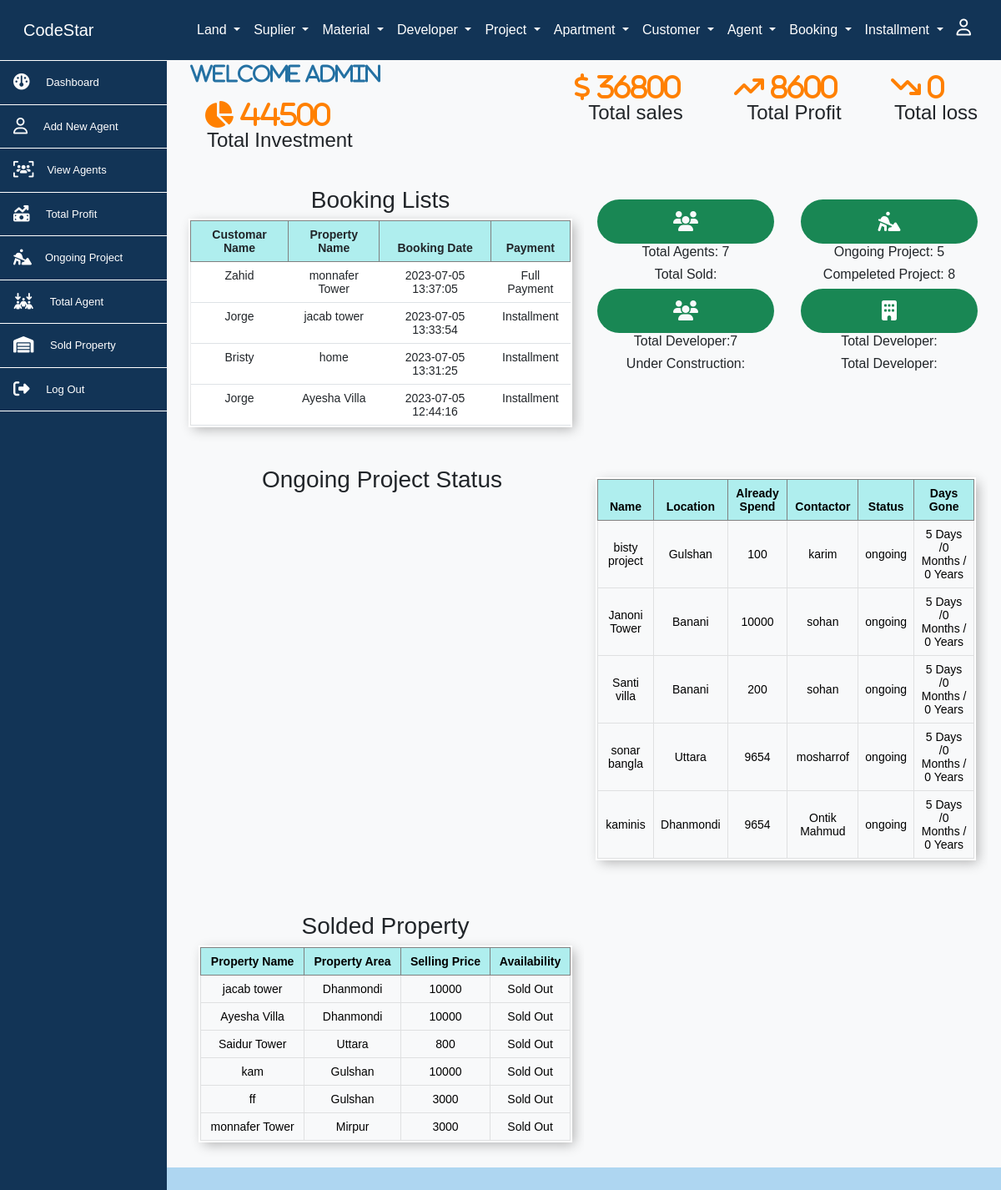
Page /pages/index/ (signed in) on the committed database.
### tables this page shows
CREATE TABLE `booking` (
  `bking_id` int NOT NULL,
  `bkng_area` varchar(255) DEFAULT NULL,
  `bkng_cost` varchar(255) DEFAULT NULL,
  `bkng_name` varchar(255) DEFAULT NULL,
  `bt_id` int DEFAULT NULL,
  `Payment` int DEFAULT NULL,
  `property_id` int DEFAULT NULL,
  `date` datetime NOT NULL DEFAULT CURRENT_TIMESTAMP,
  `booking_area` int NOT NULL,
  `Customar_con` varchar(50) NOT NULL
);

CREATE TABLE `property` (
  `property_id` int NOT NULL,
  `property_name` varchar(255) DEFAULT NULL,
  `property_location` varchar(255) DEFAULT NULL,
  `property_cost` varchar(255) DEFAULT NULL,
  `land_img` varchar(255) DEFAULT NULL,
  `ls_id` int DEFAULT NULL,
  `selling_p` int NOT NULL
);

CREATE TABLE `payment` (
  `pay_id` int NOT NULL,
  `payname` varchar(255) DEFAULT NULL
);

CREATE TABLE `project` (
  `project_id` int NOT NULL,
  `project_name` varchar(255) DEFAULT NULL,
  `project_location` varchar(255) DEFAULT NULL,
  `project_price` varchar(255) DEFAULT NULL,
  `spened` int DEFAULT NULL,
  `pc_id` varchar(50) DEFAULT NULL,
  `ps_id` int DEFAULT NULL,
  `date_column` datetime DEFAULT CURRENT_TIMESTAMP
);

CREATE TABLE `area` (
  `area_id` int NOT NULL,
  `area_name` varchar(50) NOT NULL
);

CREATE TABLE `p_contactor` (
  `land_agent_id` int NOT NULL,
  `land_agent_name` varchar(255) DEFAULT NULL,
  `land_agent_contact` int DEFAULT NULL,
  `land_agent_location` int NOT NULL,
  `agent_img` varchar(255) NOT NULL
);

CREATE TABLE `project_status` (
  `ps_id` int NOT NULL,
  `p_status` varchar(255) DEFAULT NULL
);

CREATE TABLE `land_status` (
  `ls_id` int NOT NULL,
  `is_name` varchar(255) DEFAULT NULL
);

### pages/index/index.php (the view, shortened to what this page needs)
<?php include('../../includes/conf.php');
?>
<link rel="stylesheet" href="../../dist/css/cus.css">
<div class="col-md-10 scrl">
        <div class="container bg-light d-flex rak">
            <div class="col-md-4">
            <i class="fa-solid fa-bounce fa-xl m-3" style="color: #2471A3 ;">
            <?php echo "welcome ".$_SESSION['username']?>
                    </i>
                <div class="p-3 d-flex flex-column">
<?php
    $sqls = "SELECT SUM(property_cost) AS pcost
    FROM property";
    $results = $conn->query($sqls);
    $rows = $results->fetch_assoc();
?>
 <?php
    $sql = "SELECT SUM(property_cost) AS pcost
    FROM property
    WHERE ls_id = 3";
    $result = $conn->query($sql);
    $row = $result->fetch_assoc();
?>
<?php
    $s = "SELECT SUM(selling_p) AS sp
    FROM property
    WHERE ls_id = 3";
    $re = $conn->query($s);
    $ro = $re->fetch_assoc();
?>
                    <span>
                    <i class="fa-solid fa-chart-pie fa-bounce fa-2xl m-3" style="color: #ff8000;">
                        <span><?=$rows['pcost']?></span>
                    </i>
                    </span>
                        <h4 class="pad ">Total Investment</h4>
                </div>
            </div>
            <div class="col-md-8 d-flex justify-content-end rak">
                <div class="p-3 d-flex flex-column">
                    <span>
                        <i class="fa-solid fa-dollar-sign fa-2xl m-3" style="color: #ff8000;"> <span><?=$row['pcost']?></span></i>
                    </span>
                    <h4 class="pad text-center">Total sales</h4>
                </div>
                <div class="p-3  d-flex flex-column">
                    <span>
                        <i class="fa-solid fa-arrow-trend-up fa-2xl m-3" style="color: #ff8000;">
                            <span style="color: #ff8000;"><?=$ro['sp']-$row['pcost']?></span>
                        </i>
                    </span>
                    <h4 class="pad text-center">Total Profit</h4>
                </div>
                <div class="p-3 d-flex flex-column">
                    <span>
                        <i class="fa-solid fa-arrow-trend-down fa-2xl m-3" style="color: #ff8000;">
                            <span>0</span>
                        </i>
                    </span>
                    <h4 class="pad text-center">Total loss</h4>
                </div>
            </div>
        </div>
        <div class="container d-flex bg-light rak">
            <div class="col-md-6 vh-80 p-3 table-responsive">
            <?php
                $sql = "SELECT * FROM booking
                natural JOIN booking_type
                JOIN property ON property.property_id = booking.property_id
                JOIN payment ON payment.pay_id = booking.payment
                ORDER BY date DESC
                limit 5
                ";
                $result = $conn->query($sql);
                if ($result->num_rows > 0) {
                ?>
                <table class="table text-center">
                    <thead>
                        <h3 class="text-center">Booking Lists</h3>
                        <th>Customar Name</th>
                        <th>Property Name</th>
                        <th>Booking Date</th>
                        <th>Payment</th>
                    </thead>
                    <tbody>
                <?php while ($row = $result->fetch_assoc()) {?>
                        <tr>
                            <td><?=$row['bkng_name']?></td>
                            <td><?=$row['property_name']?></td>
                            <td><?=$row['date']?></td>
                            <td><?=$row['payname']?></td>
                        </tr>
                    </tbody>
                    <?php }?>
                </table>
                <?php }?>
            </div>
            <div class="col-md-6 d-flex mt-3  bg-light rak">
                <div class=" col-md-6  text-center p-3">
                    <div class="d1 bg-success con1">
                        <i class="fa-solid fa-users fa-xl m-3 text-light"></i>
                    </div>
                    <div class="d2">
                        <?php
                            $sql = "SELECT COUNT(*) as total_rows FROM land_agent";
                            $result = $conn->query($sql);
                            $row = $result->fetch_assoc();
                        ?>
                        <h6>Total Agents: <?= $row['total_rows']?></h6>
                        <h6>Total Sold:</h6>
                    </div>
                    <div class="d1 bg-success con1">
                        <i class="fa-solid fa-users fa-xl m-3 text-light"></i>
                    </div>
                    <?php
                            $sql = "SELECT COUNT(*) as total_rows FROM p_contactor";
                            $result = $conn->query($sql);
                            $row = $result->fetch_assoc();
                    ?>
                    <div class="d2">
                        <h6>Total Developer:<?= $row['total_rows']?></h6>
                        <h6>Under Construction:</h6>
                    </div>
                </div>
                <div class=" col-md-6  text-center p-3">
                    <div class="d1 bg-success con1">
                    <i class="fa-solid fa-person-digging fa-xl m-3" style="color: #ffffff;"></i>
                    </div>
                    <?php
                            $sql = "SELECT COUNT(*) as total_rows FROM project where ps_id =1 ";
                            $result = $conn->query($sql);
                            $row = $result->fetch_assoc();
                            $sqls="SELECT COUNT(*) as total_rowss FROM project where ps_id =3 ";
                            $results = $conn->query($sqls);
                            $rows = $results->fetch_assoc();
                    ?>
                    <div class="d2">
                        <h6>Ongoing Project: <?=$row['total_rows']?></h6>
                        <h6>Compeleted Project: <?=$rows['total_rowss']?> </h6>
                    </div>
                    <div class="d1 bg-success con1">
                    <i class="fa-solid fa-building fa-xl m-3" style="color: #ffffff;"></i>
                    </div>
                    <div class="d2">
                        <h6>Total Developer:</h6>
                        <h6>Total Developer:</h6>
                    </div>
                </div>
            </div>
        </div>
        <div class="container bg-light">
            <div class="row p-3">
            <div class="col-md-6 vh-50">
                <h3 class="text-center">Ongoing Project Status</h3>
                    <div id="piechart_3d" class="p-3 vh-25" ></div>
            </div>
                <div class="col-md-6 vh-80 p-3 table-responsive">
                <?php
                        $sql = "SELECT *, DATEDIFF(CURDATE(), project.date_column) AS days_gone,
                        PERIOD_DIFF(EXTRACT(YEAR_MONTH FROM CURDATE()), EXTRACT(YEAR_MONTH FROM project.date_column)) AS months_gone,
                        FLOOR(DATEDIFF(CURDATE(), project.date_column) / 365) AS years_gone
                        FROM project
                        JOIN project_status ON project.ps_id = project_status.ps_id
                        JOIN p_contactor ON p_contactor.land_agent_location = project.project_location
                        JOIN area ON project.project_location = area.area_id
                        WHERE project.ps_id = 1 limit 5 ";
                        $result = $conn->query($sql);
                        if ($result->num_rows > 0) {
                            echo "<table class='table table-light align-middle text-center table-bordered'>
                            <thead>";
                            echo "<tr>
                                    <th>Name</th>
                                    <th>Location</th>
                                    <th>Already Spend</th>
                                    <th>Contactor</th>
                                    <th>Status</th>
                                    <th>Days Gone</th>
                                </tr>
                                </thead>
                                ";
                            while ($row = $result->fetch_assoc()) {
                                echo "<tbody>
                                <tr>
                                    <td>$row[project_name]</td>
                                    <td>$row[area_name]</td>
                                    <td>$row[spened]</td>
                                    <td>$row[land_agent_name]</td>
                                    <td>$row[p_status]</td>
                                    <td>$row[days_gone] Days /$row[months_gone] Months / $row[years_gone] Years</td>
                                <tr>
                                </tbody>
                                ";
                            }
                            echo "</table>";
                        } else {
                            echo "No data found.";
                        }
                    ?>
                        </div>
                        </div>
<div class="container d-flex bg-light rak">
    <div class="col-md-6 vh-80 p-3 table-responsive">
            <?php
                $sql = "SELECT p.property_name, p.property_location, p.land_img, p.property_cost, p.ls_id, ls.is_name, ar.area_name
                FROM property p
                NATURAL JOIN land_status ls
                JOIN area ar ON p.property_location = ar.area_id
                WHERE p.ls_id = 3;
                ";
                $result = $conn->query($sql);
                if ($result->num_rows > 0) {
                ?>
                    <table class='table table-light align-middle text-center table-bordered'>
                        <thead>
                            <tr> <h3 class="text-center">Solded Property</h3>
                                <th>Property Name</th>
                                <th>Property Area</th>
                                <th>Selling Price</th>
                                <th>Availability</th>
                            </tr>
                        </thead>
                <?php while ($row = $result->fetch_assoc()) {?>
                        <tbody>
                        <tr>
                            <td><?=$row['property_name']?></td>
                            <td><?=$row['area_name']?></td>
                            <td><?=$row['property_cost']?></td>
                            <td><?=$row['is_name']?></td>
                        </tbody>
                        <?php }?>
                    </table>
                    <?php }
                    ?>
            </div>
            <div class="col-md-6 d-flex mt-3  bg-light rak">
            </div>
        </div>
            </div>
        </div>

### pages/index/index.php (style rules this page uses)
.scrl { overflow:auto; height:100vh; overflow-y: scroll; }
.scrl { -ms-overflow-style: none; scrollbar-width: none; }

### rows in the picture
booking: bkng_name "Zahid", property.property_name "monnafer Tower", date "2023-07-05 13:37:05", payment.payname "Full Payment"
booking: bkng_name "Jorge", property.property_name "jacab tower", date "2023-07-05 13:33:54", payment.payname "Installment"
booking: bkng_name "Bristy", property.property_name "home", date "2023-07-05 13:31:25", payment.payname "Installment"
booking: bkng_name "Jorge", property.property_name "Ayesha Villa", date "2023-07-05 12:44:16", payment.payname "Installment"
project: project_name "bisty project", area.area_name "Gulshan", spened "100", p_contactor.land_agent_name "karim", ps.p_status "ongoing", row "5", row "0"
project: project_name "Janoni Tower", area.area_name "Banani", spened "10000", p_contactor.land_agent_name "sohan", ps.p_status "ongoing", row "5", row "0"
project: project_name "Santi villa", area.area_name "Banani", spened "200", p_contactor.land_agent_name "sohan", ps.p_status "ongoing", row "5", row "0"
project: project_name "sonar bangla", area.area_name "Uttara", spened "9654", p_contactor.land_agent_name "mosharrof", ps.p_status "ongoing", row "5", row "0"
project: project_name "kaminis", area.area_name "Dhanmondi", spened "9654", p_contactor.land_agent_name "Ontik Mahmud", ps.p_status "ongoing", row "5", row "0"
property: property_name "jacab tower", area.area_name "Dhanmondi", property_cost "10000", ls.is_name "Sold Out"
property: property_name "Ayesha Villa", area.area_name "Dhanmondi", property_cost "10000", ls.is_name "Sold Out"
property: property_name "Saidur Tower", area.area_name "Uttara", property_cost "800", ls.is_name "Sold Out"
property: property_name "kam", area.area_name "Gulshan", property_cost "10000", ls.is_name "Sold Out"
property: property_name "ff", area.area_name "Gulshan", property_cost "3000", ls.is_name "Sold Out"
property: property_name "monnafer Tower", area.area_name "Mirpur", property_cost "3000", ls.is_name "Sold Out"

### other values in the picture
$_SESSION['username'] "admin"
$rows['pcost'] "44500"
$row['pcost'] "36800"
$ro['sp']-$row['pcost'] "8600"
$row['total_rows'] "7"
$row['total_rows'] "5"
$rows['total_rowss'] "8"
